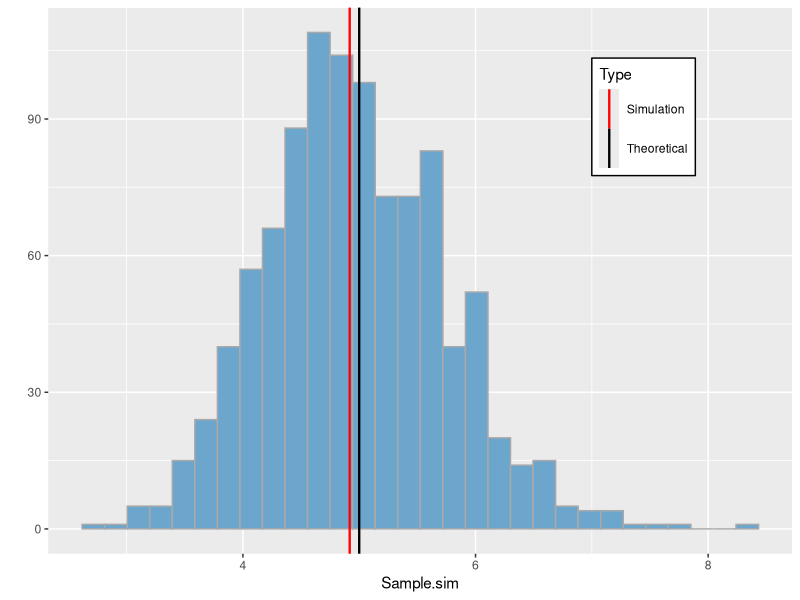

R code for this plot: (Note: this script raises an error after producing the figure.)
####
library(ggplot2)
# Setting parameters
lambda <- 0.2
n <- 40
N.sim <- 1000

set.seed(12345)
Sample.sim <- sapply(1:N.sim, function(x) mean(rexp(n,lambda)))
Med <- data.frame(Median=c(1/lambda, median(Sample.sim)), Type=c("Theoretical","Simulation"))

# 1. Show where the distribution is centered at and compare it to the theoretical center of the distribution.
qplot(x=Sample.sim,geom="histogram") + 
  geom_histogram(fill="skyblue3",colour="darkgrey") + 
  geom_vline(aes(xintercept=Median,colour=Type),data=Med,show_guide = T,size=0.8) +
  scale_colour_manual(values=c("red","black")) + 
  theme(legend.key.width=unit(0.5, "cm"),legend.key.size=unit(1, "cm"),
        legend.position=c(0.8,0.8),legend.background=NULL)


# 2. Show how variable it is and compare it to the theoretical variance of the distribution.
# Theoretical variance is 
sd(Sample.sim)

# 3. Show that the distribution is approximately normal.
qplot(sample=Sample.sim,stat="qq",distribution = qnorm) + 
  labs(title="Quantile-Quantile Plot: Sample v.s. Normal  Distribution",
       x= "Theoretical Normal Disribution",
       y= "Sample Distribution") + 
  geom_abline(slope=sd(Sample.sim),intercept=median(Sample.sim),size=0.8,colour="red")




